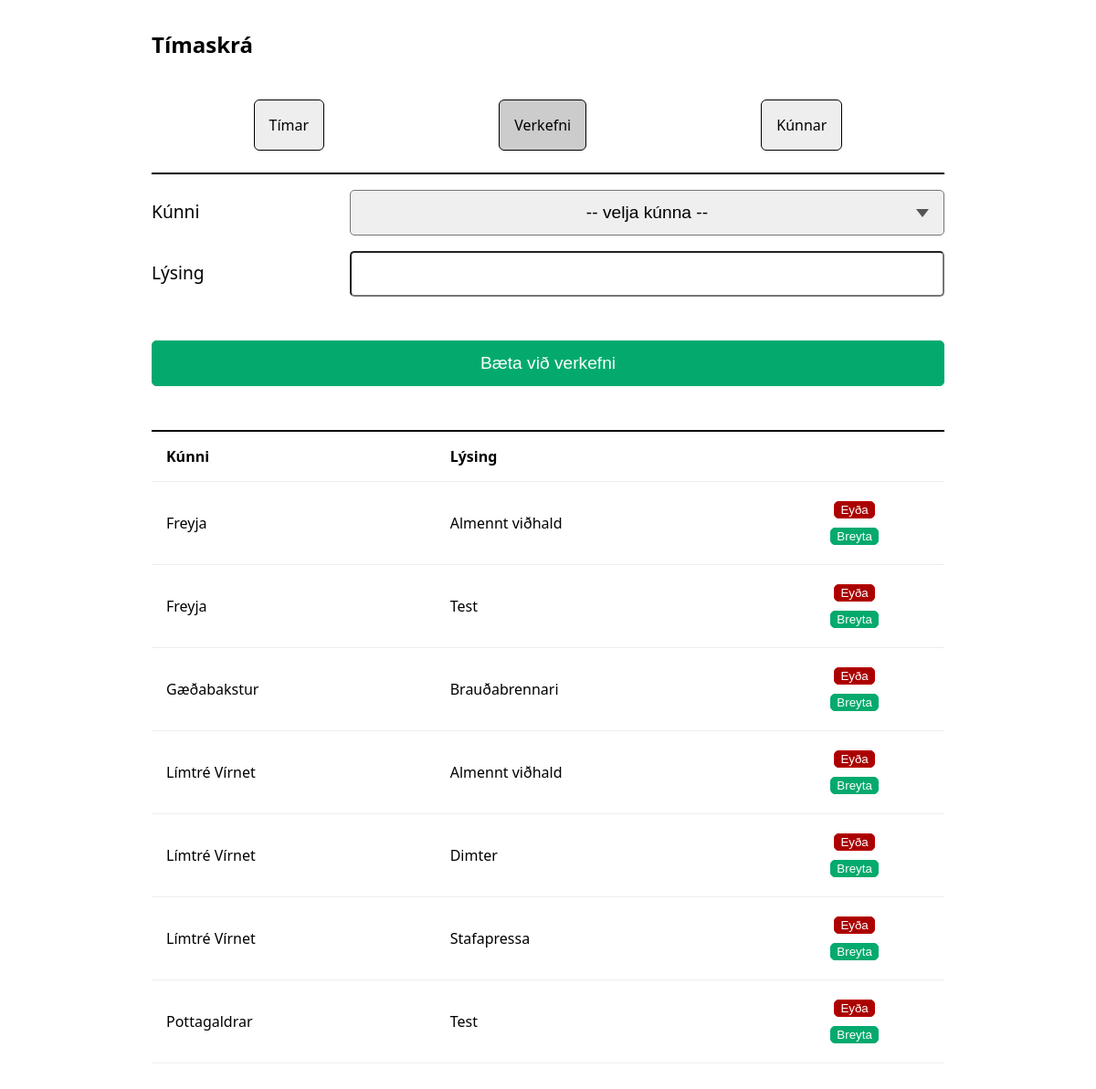
Before: /projects with the older database file.
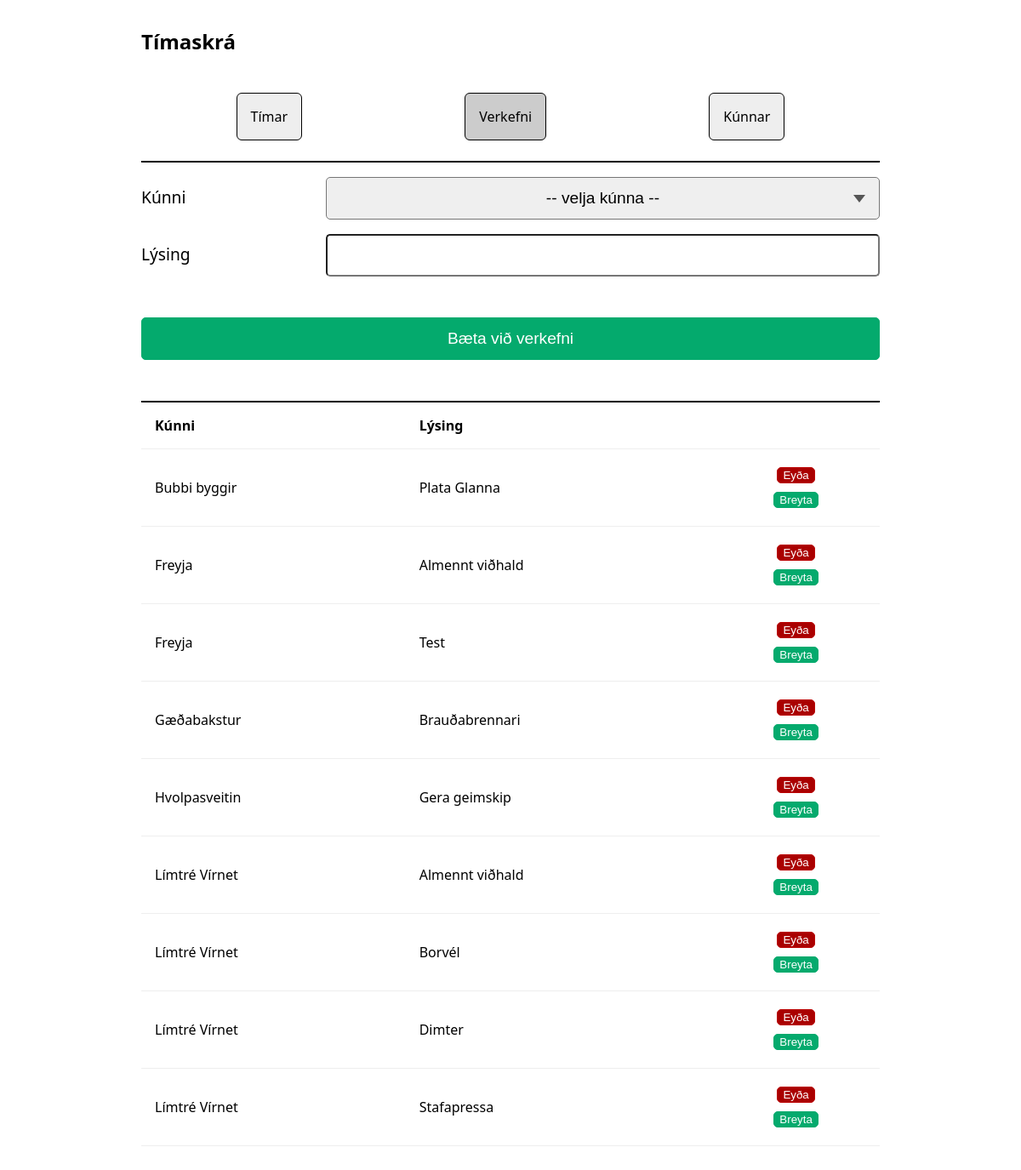
After: the same page with the newer database file.
### models/models.py (models this page shows)
class Project(db.Model):
    __tablename__ = 'projects'
    id = db.Column(db.Integer, primary_key=True)
    client_id = db.Column(db.Integer, db.ForeignKey('clients.id'), nullable=False)
    description = db.Column(db.String(500), nullable=False)
    __table_args__ = (
        UniqueConstraint('client_id', 'description', name='uq_client_description'),
    )
    client = db.relationship('Client', backref='projects')

class Client(db.Model):
    __tablename__ = 'clients'
    id = db.Column(db.Integer, primary_key=True)
    name = db.Column(db.String(200), nullable=False, unique=True)

### routes/projects.py (the view, shortened to what this page needs)
@bp.route('/projects', methods=['GET', 'POST'])
def projects():
    return render_template(
        'projects.html',
        clients=Client.query.all(),
        projects=sorted(Project.query.all(), key=lambda x: (x.client.name, x.description)),
        active='projects',
        navs=navs
    )

### templates/projects.html (shortened to what this page needs)
{% extends "base.html" %}
{% block content %}
<form class="container" method="post">
  <div class="row">
  <label>Kúnni</label>
  <select name="client_id" required>
    <option value="">-- velja kúnna --</option>
  </select>
  </div>
  <div class="row">
  <label>Lýsing</label>
  <input name="description" required>
  </div>
  <div class="row">
  <button class="post">Bæta við verkefni</button>
  </div>
</form>
{% if projects %}
<table>
  <tr>
    <th>Kúnni</th>
    <th>Lýsing</th>
    <th></th>
  </tr>
  {% for p in projects %}
  <tr>
    <td>{{ p.client.name }}</td>
    <td>{{ p.description }}</td>
    <td>
      <div class="column">
        <form method="POST"
              action="{{ url_for('projects.delete_item', id=p.id) }}"
              onsubmit="return confirm('Eyða þessu verkefni?\n {{p.client.name}}\n {{ p.description}}');">
          <button type="submit" class="delete">Eyða</button>
        </form>
        <form
              action=""
              onsumbit="return confirm('Laga?')">
          <button type="submit" class="edit">Breyta</button>
        </form>
      </div>
    </td>
  </tr>
  {% endfor %}
</table>
{% else %}
<p>Engin verkefni.</p>
{% endif %}
{% endblock %}

Changed rows visible on the page:
removed Project: client.name "Pottagaldrar", description "Test"
added Project: client.name "Bubbi byggir", description "Plata Glanna"
added Project: client.name "Hvolpasveitin", description "Gera geimskip"
added Project: client.name "Límtré Vírnet", description "Borvél"
